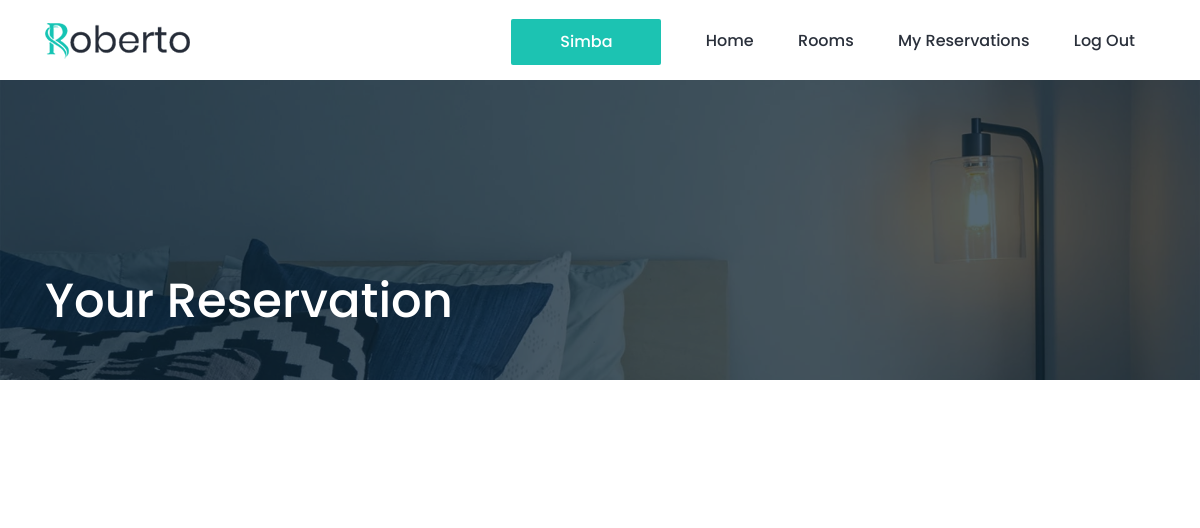
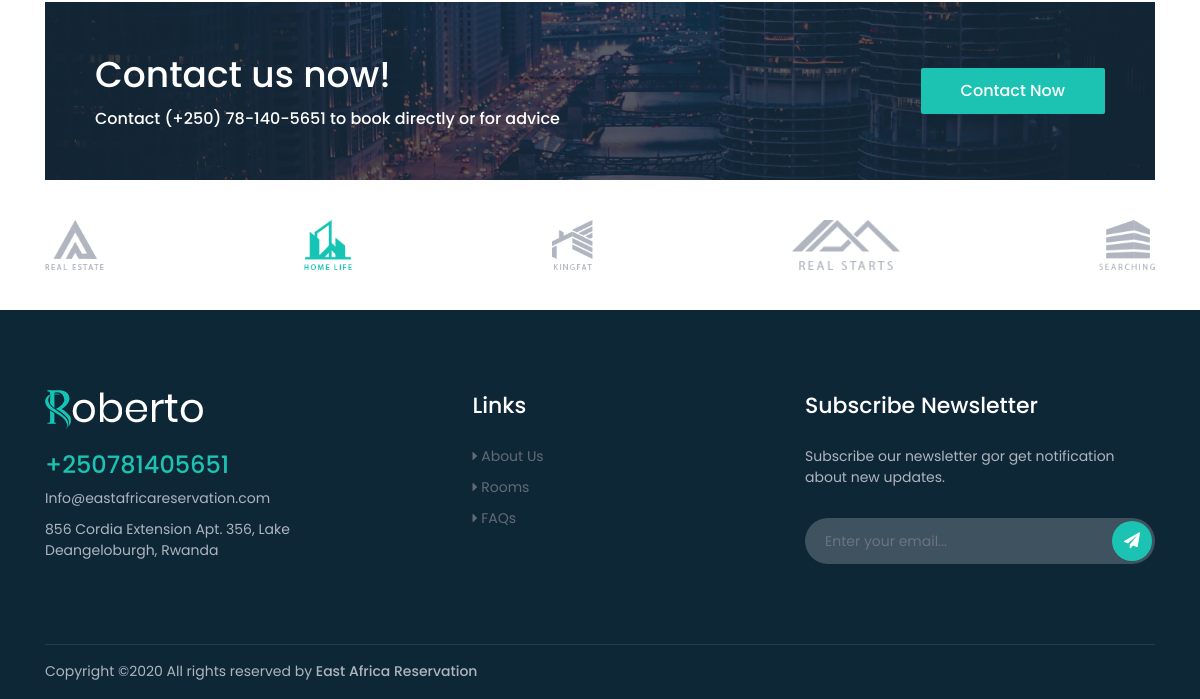
/account/index.php?reservations (signed in), run on an earlier commit of the app's database (2 pictures, top to bottom).
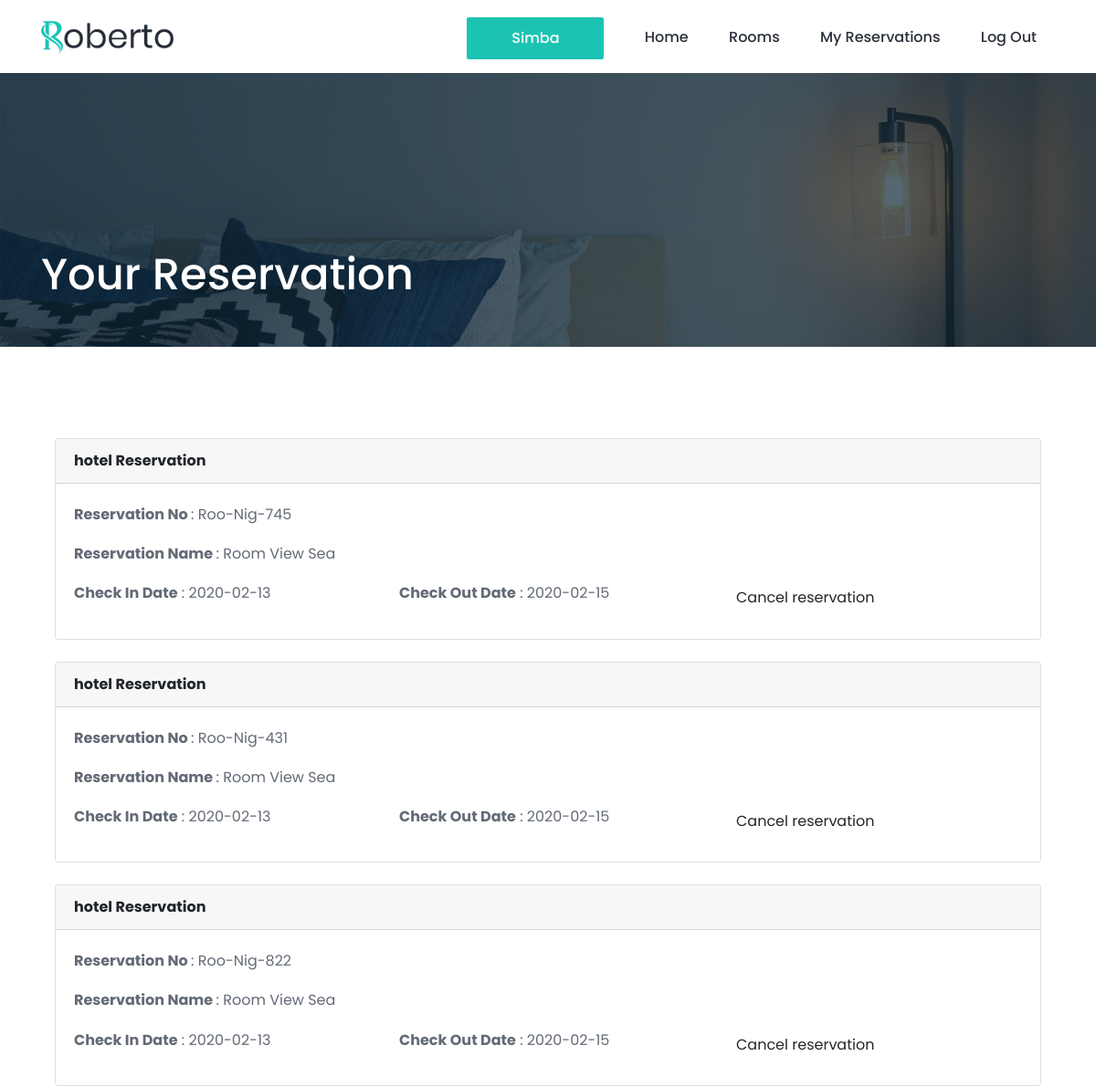
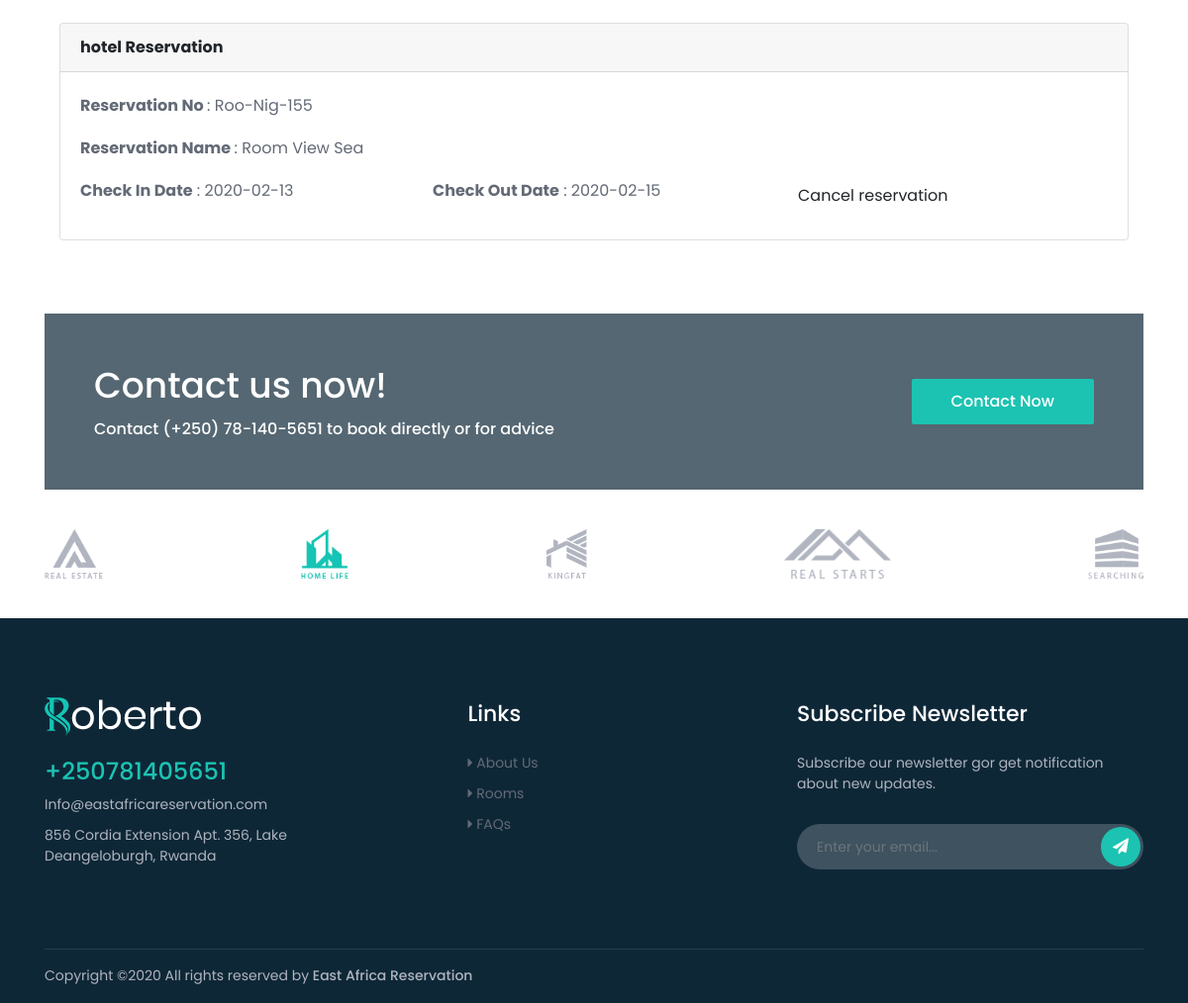
And on a later commit of the database (2 pictures, top to bottom).
### tables this page shows
CREATE TABLE `client` (
  `id` int(11) NOT NULL,
  `username` text NOT NULL,
  `email` text NOT NULL,
  `password` text NOT NULL,
  `profile` text NOT NULL,
  `contact` int(20) NOT NULL,
  `status` int(11) DEFAULT NULL
);

CREATE TABLE `reservation` (
  `res_id` int(11) NOT NULL,
  `res_data` varchar(255) DEFAULT NULL,
  `client_id` int(11) NOT NULL,
  `room_id` int(11) NOT NULL,
  `check_in` varchar(40) NOT NULL,
  `check_out` varchar(40) NOT NULL,
  `res_date` timestamp NOT NULL DEFAULT CURRENT_TIMESTAMP ON UPDATE CURRENT_TIMESTAMP,
  `client_names` varchar(255) NOT NULL,
  `card_no` int(50) NOT NULL,
  `client_mail` varchar(100) NOT NULL,
  `res_stat` varchar(10) NOT NULL
);

CREATE TABLE `hotel_tour` (
  `hotel_id` int(40) NOT NULL,
  `username` text NOT NULL,
  `email` text NOT NULL,
  `role` text NOT NULL,
  `password` varchar(255) NOT NULL,
  `contact` int(15) NOT NULL,
  `profile` text NOT NULL,
  `hotel_name` text NOT NULL,
  `origin` text NOT NULL,
  `location` text NOT NULL,
  `standard` text NOT NULL,
  `manager` text NOT NULL,
  `status` int(11) NOT NULL,
  `reg_date` timestamp NOT NULL DEFAULT CURRENT_TIMESTAMP ON UPDATE CURRENT_TIMESTAMP,
  `hotel_approv` int(10) NOT NULL
);

CREATE TABLE `rooms` (
  `room_id` int(11) NOT NULL,
  `room_name` text NOT NULL,
  `hotel_id` int(11) NOT NULL,
  `room_beds` text NOT NULL,
  `room_capacity` text NOT NULL,
  `room_price` text NOT NULL,
  `room_status` text NOT NULL,
  `room_service` text NOT NULL,
  `room_pic_1` text NOT NULL,
  `room_pic_2` text NOT NULL,
  `room_pic_3` text NOT NULL,
  `room_pic_4` text NOT NULL
);

### account/my_reservations.php (the view, shortened to what this page needs)
<div class="breadcrumb-area bg-img bg-overlay jarallax" style="background-image: url(../img/bg-img/16.jpg);">
    <div class="container h-100">
        <div class="row h-100 align-items-end">
            <div class="col-12">
                <div class="breadcrumb-content d-flex align-items-center justify-content-between pb-5">
                    <h2 class="room-title">Your Reservation</h2>
                </div>
            </div>
        </div>
    </div>
</div>
<div class="roberto-rooms-area section-padding-100-0">
    <div class="container">
        <div class="row">
            <div class="col-12 col-lg-12">
                <div class="room-service mb-50">
                    <div class="col-lg-12 ">
                    <?php
                        $sql5=" SELECT reservation.res_id,reservation.res_data,reservation.res_date,reservation.check_in,reservation.check_out,reservation.client_names,hotel_tour.hotel_id,hotel_tour.hotel_name,hotel_tour.role,rooms.room_id,rooms.room_name,rooms.room_price
                            FROM reservation,hotel_tour,rooms
                            WHERE reservation.room_id=rooms.room_id AND rooms.hotel_id=hotel_tour.hotel_id AND reservation.client_id=$client_id ORDER BY reservation.res_id DESC ";
                            $result5=$conn->query($sql5);
                                while ($row5 = $result5->fetch_assoc()) {
                                $reserv_no=$row5['res_data'];
                                $check_in_date=$row5['check_in'];
                                $check_out_date=$row5['check_out'];
                                $cat_name=$row5['role'];
                                $r_name=$row5['room_name'];
                    ?>
                <div class="card">
                  <div class="card-header">
                        <strong><?php echo $cat_name ?> Reservation</strong>
                  </div>
                  <div class="card-body">
                    <p><strong>Reservation No </strong> : <?php echo $reserv_no ?></p>
                    <p><strong>Reservation Name </strong> : <?php echo $r_name ?></p>
                    <div class="row">
                        <div class="col-lg-4">
                            <p><strong>Check In Date</strong> : <?php echo $check_in_date ?> </p>
                        </div>
                        <div class="col-lg-4">
                            <p><strong>Check Out Date</strong> : <?php echo $check_out_date ?></p>
                        </div>
                        <div class="col-lg-4">
                            <form action="index.php?reservation_deny" method="post">
                                <button type="submit" class="btn view-detail-btn">Cancel reservation</button >
                            </form>
                        </div>
                    </div>
                  </div>
                </div>
                <br>
                <?php
                  }
                  ?>
            </div>
        </div>
    </div>
</div>
</div>

### account/index.php (shortened to what this page needs)
<!DOCTYPE html>
<?php
include "../config/connection.php";
if(isset($_SESSION['client_EAR_data_2020']) == false){
    header("Location:../login.php");
}else{
    ?>
                                <?php
                                $sql5="SELECT * from client where username='$_SESSION[client_EAR_data_2020]'";
                                $result5=$conn->query($sql5);
                                while ($row5 = $result5->fetch_assoc()) {
                                $client_id=$row5['id'];
                                $username=$row5['username'];
                                }
                                ?>
<html lang="en">
<head>
    <link rel="stylesheet" href="../style.css">
</head>
<body>
    <header class="header-area">
        <div class="search-form d-flex align-items-center">
            <div class="container">
                <form action="index.html" method="get">
                    <button type="submit"><i class="icon_search"></i></button>
                </form>
            </div>
        </div>
        <div class="main-header-area">
            <div class="classy-nav-container breakpoint-off">
                <div class="container">
                    <nav class="classy-navbar justify-content-between" id="robertoNav">
                        <a class="nav-brand" href="index.php?home"><img src=".././img/core-img/logo.png" alt=""></a>
                        <div class="classy-menu">
                            <div class="classynav">
                                <ul id="nav">
                                    <li><a href="./contact.html"><button type="submit" class="form-control btn roberto-btn w-100"><?php echo $username ?> </button></a></li>
                                    <li><a href="index.php?home">Home</a></li>
                                    <li><a href="index.php?room">Rooms</a></li>
                                    <li><a href="index.php?reservations">My Reservations</a></li>
                                    <li><a href="?sign=out" id="logout">Log Out</a></li>
                                </ul>
                            </div>
                        </div>
                    </nav>
                </div>
            </div>
        </div>
    </header>
    <?php
        if(isset($_GET['home']))
        {
            include("home.php");
        }
        elseif(isset($_GET['room']))
        {
            include("room.php");
        }
        elseif(isset($_GET['room_view']))
        {
            include("room-view.php");
        }
        elseif(isset($_GET['contact']))
        {
            include("contact.php");
        }
        elseif(isset($_GET['about']))
        {
            include("about.php");
        }
        elseif(isset($_GET['reserve']))
        {
            include("make_reservation.php");
        }
        elseif(isset($_GET['reserve_data']))
        {
            include("make_reservation_data.php");
        }
        elseif(isset($_GET['reservations']))
        {
            include("my_reservations.php");
        }
        elseif(isset($_GET['reservation_deny']))
        {
            include("reservation_cancel.php");
        }
        elseif(isset($_GET['review']))
        {
            include("new_review.php");
        }
        elseif(isset($_GET['']))
        {
            include("");
        }
        elseif(isset($_GET['']))
        {
            include("");
        }
        else
        {
            include("home.php");
        }
    ?>
    <section class="roberto-cta-area">
        <div class="container">
            <div class="cta-content bg-img bg-overlay jarallax" style="background-image: url(../img/bg-img/1.jpg);">
                <div class="row align-items-center">
                    <div class="col-12 col-md-7">
                        <div class="cta-text mb-50">
                            <h2>Contact us now!</h2>
                            <h6>Contact (+250) 78-140-5651 to book directly or for advice</h6>
                        </div>
                    </div>
                    <div class="col-12 col-md-5 text-right">
                        <a href="index.php?contact" class="btn roberto-btn mb-50">Contact Now</a>
                    </div>
                </div>
            </div>
        </div>
    </section>
    <div class="partner-area">
        <div class="container">
            <div class="row">
                <div class="col-12">
                    <div class="partner-logo-content d-flex align-items-center justify-content-between wow fadeInUp" data-wow-delay="300ms">
                        <a href="#" class="partner-logo"><img src="../img/core-img/p1.png" alt=""></a>
                        <a href="#" class="partner-logo"><img src="../img/core-img/p2.png" alt=""></a>
                        <a href="#" class="partner-logo"><img src="../img/core-img/p3.png" alt=""></a>
                        <a href="#" class="partner-logo"><img src="../img/core-img/p4.png" alt=""></a>
                        <a href="#" class="partner-logo"><img src="../img/core-img/p5.png" alt=""></a>
                    </div>
                </div>
            </div>
        </div>
    </div>
    <footer class="footer-area section-padding-80-0">
        <div class="main-footer-area">
            <div class="container">
                <div class="row align-items-baseline justify-content-between">
                    <div class="col-12 col-sm-6 col-lg-3">
                        <div class="single-footer-widget mb-80">
                            <a href="#" class="footer-logo"><img src="../img/core-img/logo2.png" alt=""></a>
                            <h4>+250781405651</h4>
                            <span>Info@eastafricareservation.com</span>
                            <span>856 Cordia Extension Apt. 356, Lake Deangeloburgh, Rwanda</span>
                        </div>
                    </div>
                    <div class="col-12 col-sm-4 col-lg-2">
                        <div class="single-footer-widget mb-80">
                            <h5 class="widget-title">Links</h5>
                            <ul class="footer-nav">
                                <li><a href="index.php?about"><i class="fa fa-caret-right" aria-hidden="true"></i> About Us</a></li>
                                <li><a href="index.php?room"><i class="fa fa-caret-right" aria-hidden="true"></i> Rooms</a></li>
                                <li><a href="#"><i class="fa fa-caret-right" aria-hidden="true"></i> FAQs</a></li>
                            </ul>
                        </div>
                    </div>
                    <div class="col-12 col-sm-8 col-lg-4">
                        <div class="single-footer-widget mb-80">
                            <h5 class="widget-title">Subscribe Newsletter</h5>
                            <span>Subscribe our newsletter gor get notification about new updates.</span>
                            <form action="index.html" class="nl-form">
                                <input type="email" class="form-control" placeholder="Enter your email...">
                                <button type="submit"><i class="fa fa-paper-plane" aria-hidden="true"></i></button>
                            </form>
                        </div>
                    </div>
                </div>
            </div>
        </div>
        <div class="container">
            <div class="copywrite-content">
                <div class="row align-items-center">
                    <div class="col-12 col-md-8">
                        <div class="copywrite-text">
                            <p>
Copyright &copy;<script>document.write(new Date().getFullYear());</script> All rights reserved by <a href="#" target="_blank">East Africa Reservation</a>
</p>
                        </div>
                    </div>
                </div>
            </div>
        </div>
    </footer>
</body>
</html>
                            <?php
                                }
                            ?>

### css/default-assets/classy-nav.css (style rules this page uses)
.classy-nav-container { position: relative; z-index: 1; background-color: #ffffff; }
.classy-nav-container * { box-sizing: border-box; }
.classy-nav-container a { -webkit-transition-duration: 500ms; transition-duration: 500ms; text-decoration: none; outline: none; font-size: 14px; color: #232323; display: inline-block; }
.justify-content-between { -webkit-box-pack: justify; -ms-flex-pack: justify; justify-content: space-between; }
.classy-navbar { width: 100%; height: 80px; display: -webkit-box; display: -ms-flexbox; display: flex; -webkit-box-align: center; -ms-flex-align: center; -ms-grid-row-align: center; align-items: center; }
.classy-navbar .nav-brand { font-size: 26px; font-weight: 500; color: #232323; display: inline-block; margin-right: 30px; }
.classynav ul li { display: inline-block; clear: both; position: inherit; z-index: 10; }
.classynav ul li a { padding: 0 15px; display: block; height: 40px; font-size: 14px; line-height: 39px; }
.breakpoint-off .classynav { display: -webkit-box; display: -ms-flexbox; display: flex; -webkit-box-align: center; -ms-flex-align: center; -ms-grid-row-align: center; align-items: center; }

What changed in the data, as far as the page shows it:
added reservation: hotel_tour.role "hotel", res_data "Roo-Nig-745", room.room_name "Room View Sea", check_in "2020-02-13", check_out "2020-02-15"
added reservation: hotel_tour.role "hotel", res_data "Roo-Nig-431", room.room_name "Room View Sea", check_in "2020-02-13", check_out "2020-02-15"
added reservation: hotel_tour.role "hotel", res_data "Roo-Nig-822", room.room_name "Room View Sea", check_in "2020-02-13", check_out "2020-02-15"
added reservation: hotel_tour.role "hotel", res_data "Roo-Nig-155", room.room_name "Room View Sea", check_in "2020-02-13", check_out "2020-02-15"
